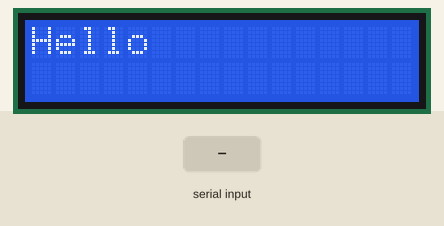
Recording of a sketch running on a simulated Arduino Uno, built with avr-gcc and run on an emulated ATmega328P. Parts: 16×2 character LCD. Inputs (shaded band) come from the test bench.

Above: at 1.2 s.
1.3 s: "1" received over Serial
At 2.3 s:
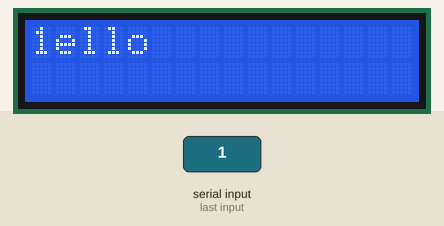
2.8 s: "0" received over Serial
At 3.5 s:
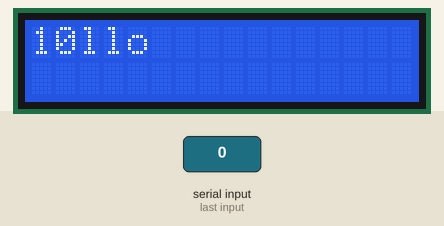
4.3 s: "2" received over Serial
At 4.6 s:
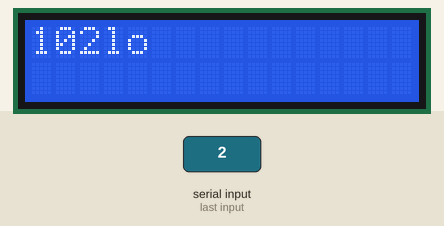
5.8 s: "1" received over Serial
7.3 s: "0" received over Serial
At 8.1 s:
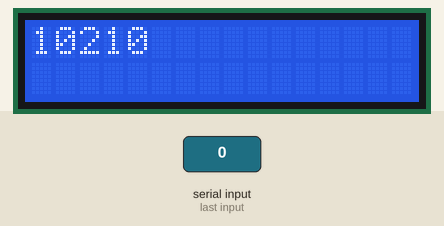
Timing chart, 0 to 9.8 s (numbered marks = the images above; inputs shaded):
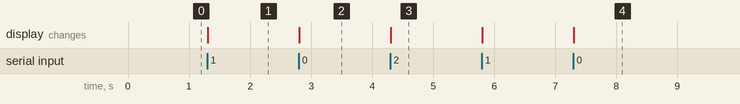

Measured:
- after the input at 1.3 s, the display: changes at once (image 1)
- after the input at 2.8 s, the display: changes at once (image 2)
- after the input at 4.3 s, the display: changes at once (image 3)
- after the input at 7.3 s, the display: changes at once (image 4)

The sketch:

serial-lcd.ino
```cpp
#include <LiquidCrystal_I2C.h>

LiquidCrystal_I2C lcd(0x27, 16, 2);
byte pos = 0;

void setup() {
  lcd.init();
  lcd.backlight();
  lcd.setCursor(0, 0);
  lcd.print("Hello");

  Serial.begin(9600);
}

void loop() {
  if (Serial.available()) {
    lcd.setCursor(pos &0xF, pos >> 4);
    lcd.print((char) Serial.read());
    pos = (pos + 1) % 32;
  }
}
```
